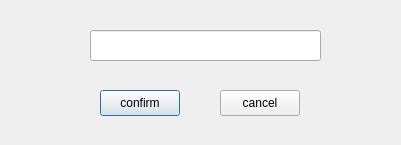
<?xml version="1.0" encoding="UTF-8"?>
<ui version="4.0">
 <class>AddActionDialog</class>
 <widget class="QDialog" name="AddActionDialog">
  <property name="geometry">
   <rect>
    <x>0</x>
    <y>0</y>
    <width>401</width>
    <height>145</height>
   </rect>
  </property>
  <property name="windowTitle">
   <string>Create a new iconview with name</string>
  </property>
  <widget class="QLineEdit" name="lineEdit">
   <property name="geometry">
    <rect>
     <x>90</x>
     <y>30</y>
     <width>231</width>
     <height>31</height>
    </rect>
   </property>
  </widget>
  <widget class="QPushButton" name="pushButton">
   <property name="geometry">
    <rect>
     <x>100</x>
     <y>90</y>
     <width>80</width>
     <height>26</height>
    </rect>
   </property>
   <property name="text">
    <string>confirm</string>
   </property>
  </widget>
  <widget class="QPushButton" name="pushButton_2">
   <property name="geometry">
    <rect>
     <x>220</x>
     <y>90</y>
     <width>80</width>
     <height>26</height>
    </rect>
   </property>
   <property name="text">
    <string>cancel</string>
   </property>
  </widget>
 </widget>
 <resources/>
 <connections/>
</ui>
